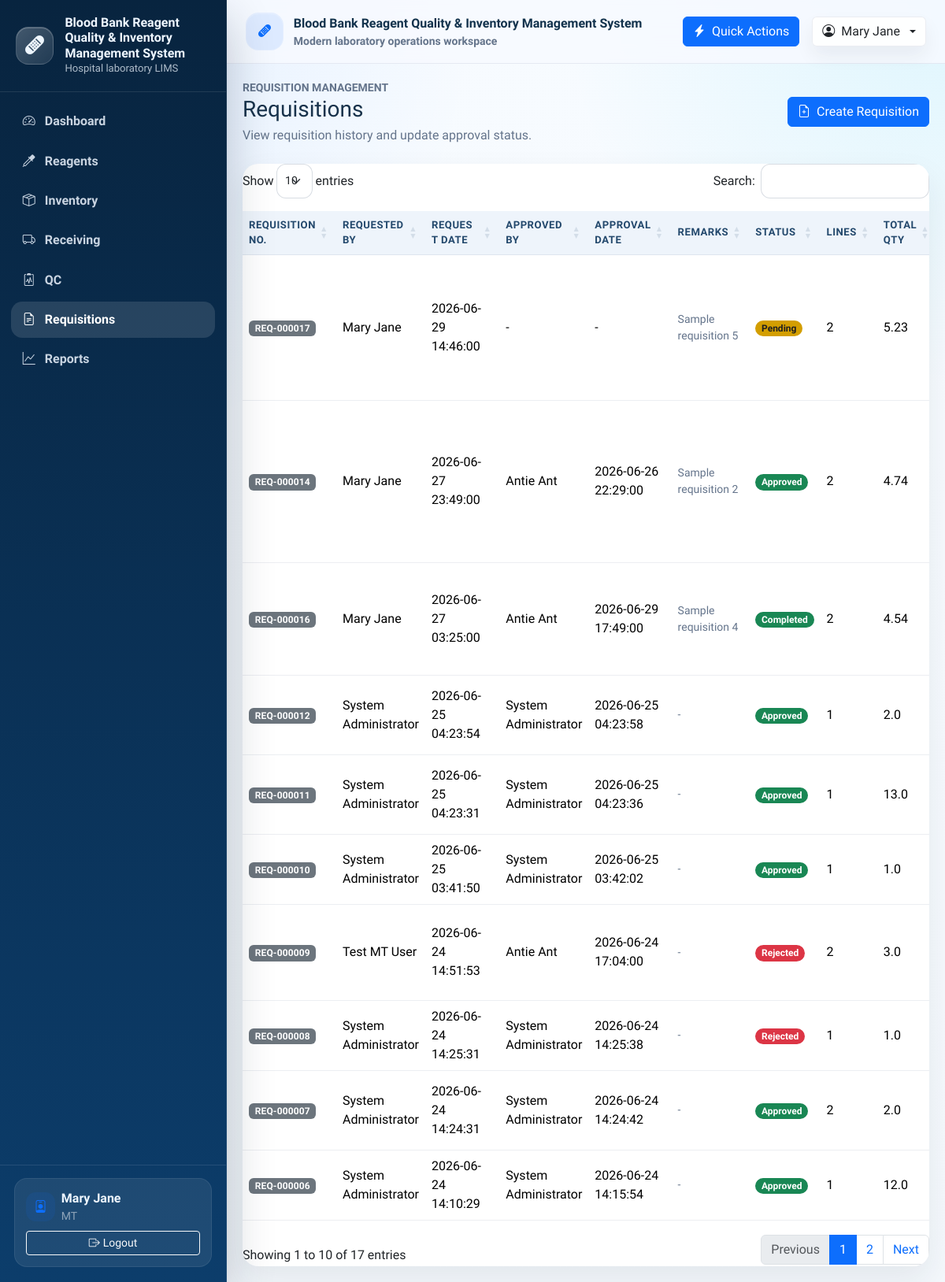
The app's page /requests (signed in) with its own data.
### tables this page shows
CREATE TABLE User (
    user_id INTEGER PRIMARY KEY AUTOINCREMENT,
    username TEXT NOT NULL UNIQUE,
    password_hash TEXT NOT NULL,
    full_name TEXT NOT NULL,
    email TEXT UNIQUE,
    role TEXT NOT NULL DEFAULT 'staff',
    is_active INTEGER NOT NULL DEFAULT 1 CHECK (is_active IN (0, 1)),
    created_at TEXT NOT NULL DEFAULT CURRENT_TIMESTAMP,
    updated_at TEXT
);

CREATE TABLE Requisition (
            requisition_id INTEGER PRIMARY KEY AUTOINCREMENT,
            request_date TEXT NOT NULL DEFAULT CURRENT_TIMESTAMP,
            status TEXT NOT NULL DEFAULT 'Pending',
            requested_by INTEGER NOT NULL,
            approved_by INTEGER,
            approval_date TEXT,
            remarks TEXT,
            created_at TEXT NOT NULL DEFAULT CURRENT_TIMESTAMP,
            updated_at TEXT,
            FOREIGN KEY (requested_by) REFERENCES User(user_id)
                ON UPDATE CASCADE
                ON DELETE RESTRICT,
            FOREIGN KEY (approved_by) REFERENCES User(user_id)
                ON UPDATE CASCADE
                ON DELETE SET NULL
        );

### controller.py (the view)
    @app.route("/requests")
    @login_required
    def request_history():
        return view.render_request_list(
            requests=model.request_history(),
            status_form=ReagentRequestStatusForm(),
        )

### forms.py
class ReagentRequestStatusForm(FlaskForm):
    status = SelectField(
        "Status",
        choices=[
            ("Pending", "Pending"),
            ("Approved", "Approved"),
            ("Rejected", "Rejected"),
            ("Completed", "Completed"),
        ],
        validators=[DataRequired()],
    )

### model.py (called while the page is built)
def get_db_connection():
    connection = sqlite3.connect(DATABASE_PATH)
    connection.row_factory = sqlite3.Row
    return connection

def get_logged_in_user(user_id):
    with get_db_connection() as connection:
        return connection.execute(
            "SELECT user_id, username, full_name, role FROM User WHERE user_id = ?",
            (user_id,),
        ).fetchone()

### view.py (called while the page is built)
def render_request_list(**context):
    return render_template("requests/list.html", **context)

### templates/requests/list.html (shortened to what this page needs)
{% extends "base.html" %}
{% import "_macros.html" as ui %}
{% block content %}
<div class="d-flex flex-column flex-md-row justify-content-between align-items-md-center gap-3 mb-4">
  <div>
    <div class="small text-uppercase text-muted fw-semibold">Requisition management</div>
    <h1 class="h3 mb-1">Requisitions</h1>
    <p class="text-muted mb-0">View requisition history and update approval status.</p>
  </div>
  <a class="btn btn-primary" href="{{ url_for('request_create') }}"><i class="bi bi-file-earmark-plus me-2"></i>Create Requisition</a>
</div>
<div class="card border-0">
  <div class="card-body p-0 table-wrapper">
    <div class="table-responsive">
      <table class="table table-hover align-middle" data-datatable="true" data-dt-actions="true">
        <thead>
          <tr>
            <th>Requisition No.</th>
            <th>Requested By</th>
            <th>Request Date</th>
            <th>Approved By</th>
            <th>Approval Date</th>
            <th>Remarks</th>
            <th>Status</th>
            <th>Lines</th>
            <th>Total Qty</th>
          </tr>
        </thead>
        <tbody>
          {% for request in requests %}
            <tr>
              <td><span class="badge status-badge status-neutral">{{ request.request_number }}</span></td>
              <td>{{ request.requested_by_name or "-" }}</td>
              <td>{{ request.request_date }}</td>
              <td>{{ request.approved_by_name or "-" }}</td>
              <td>{{ request.approval_date or "-" }}</td>
              <td class="small text-muted">{{ request.notes or "-" }}</td>
              <td>{{ ui.status_badge(request.status) }}</td>
              <td>{{ request.line_count }}</td>
              <td>{{ request.total_requested }}</td>
            </tr>
          {% else %}
            <tr>
              <td colspan="11" class="text-center text-muted py-4">No request history found.</td>
            </tr>
          {% endfor %}
        </tbody>
      </table>
    </div>
  </div>
</div>
{% endblock %}

### templates/base.html (shortened to what this page needs)
<!doctype html>
<html lang="en">
<head>
  <link href="https://cdn.jsdelivr.net/npm/bootstrap@5.3.3/dist/css/bootstrap.min.css" rel="stylesheet">
  <link href="https://cdn.jsdelivr.net/npm/bootstrap-icons@1.11.3/font/bootstrap-icons.min.css" rel="stylesheet">
  <link href="https://cdn.datatables.net/1.13.8/css/dataTables.bootstrap5.min.css" rel="stylesheet">
  <link href="https://cdn.datatables.net/buttons/2.4.2/css/buttons.bootstrap5.min.css" rel="stylesheet">
  <link href="{{ url_for('static', filename='css/app.css') }}" rel="stylesheet">
</head>
<body class="app-shell">
  {% include "navbar.html" %}
  <div class="app-main">
    <header class="topbar">
      <div class="topbar-inner container-fluid py-3 px-3 px-lg-4 d-flex align-items-center justify-content-between gap-3">
        <div class="d-flex align-items-center gap-3 min-w-0">
          <div class="topbar-title min-w-0">
            <div class="brand-mark bg-soft-primary">
              <i class="bi bi-bandaid-fill"></i>
            </div>
            <div class="min-w-0">
              <div class="text-truncate">Blood Bank Reagent Quality & Inventory Management System</div>
              <div class="small text-muted">Modern laboratory operations workspace</div>
            </div>
          </div>
        </div>
        <div class="d-flex align-items-center gap-2 gap-lg-3">
          {% if g.user %}
            <button class="btn btn-primary d-none d-md-inline-flex align-items-center gap-2" data-bs-toggle="modal" data-bs-target="#quickActionsModal">
              <i class="bi bi-lightning-charge-fill"></i>
              Quick Actions
            </button>
            <div class="dropdown">
              <button class="btn user-chip dropdown-toggle d-flex align-items-center gap-2" data-bs-toggle="dropdown" aria-expanded="false">
                <i class="bi bi-person-circle"></i>
                <span class="d-none d-md-inline">{{ g.user.full_name or g.user.username }}</span>
              </button>
            </div>
          {% else %}
            <a class="btn btn-outline-primary" href="{{ url_for('login') }}">
              <i class="bi bi-box-arrow-in-right me-1"></i>Login
            </a>
          {% endif %}
        </div>
      </div>
    </header>
    <main class="content">
      {% block content %}{% endblock %}
    </main>
  </div>
  <div class="toast-container position-fixed top-0 end-0 p-3">
  </div>
</body>
</html>

### templates/_macros.html (shortened to what this page needs)
{% macro status_badge(text) -%}
{% set value = (text or "")|trim|lower %}
{% if not value %}
  {% set badge = "status-neutral" %}
{% elif "pass" in value or "active" in value or "available" in value or "approved" in value or "completed" in value or "fulfilled" in value or "success" in value %}
  {% set badge = "status-success" %}
{% elif "pending" in value or "near expiry" in value or "draft" in value or "submitted" in value or "warning" in value %}
  {% set badge = "status-warning" %}
{% elif "low stock" in value or value == "low" or "near" in value or "expiring" in value %}
  {% set badge = "status-low" %}
{% elif "fail" in value or "expired" in value or "rejected" in value or "inactive" in value %}
  {% set badge = "status-danger" %}
{% else %}
  {% set badge = "status-neutral" %}
{% endif %}
<span class="badge rounded-pill {{ badge }}">{{ text }}</span>
{%- endmacro %}

### templates/navbar.html (shortened to what this page needs)
{% set nav_items = [
  ('dashboard', 'Dashboard', 'bi-speedometer2', 'dashboard'),
  ('reagent_list', 'Reagents', 'bi-eyedropper', 'reagent'),
  ('inventory_list', 'Inventory', 'bi-box-seam', 'inventory'),
  ('receiving_list', 'Receiving', 'bi-truck', 'receiving'),
  ('qc_list', 'QC', 'bi-clipboard2-pulse', 'qc'),
  ('request_history', 'Requisitions', 'bi-file-earmark-text', 'request'),
  ('audit_log', 'Audit Log', 'bi-journal-text', 'audit'),
  ('reports', 'Reports', 'bi-graph-up', 'reports'),
] %}
<aside class="sidebar d-none d-lg-flex">
  <div class="sidebar-brand">
    <div class="brand-mark">
      <i class="bi bi-bandaid-fill fs-4"></i>
    </div>
    <div>
      <div class="brand-title">Blood Bank Reagent Quality & Inventory Management System</div>
      <div class="brand-subtitle">Hospital laboratory LIMS</div>
    </div>
  </div>
  <nav class="sidebar-nav nav flex-column">
    <a class="nav-link {% if request.endpoint == 'dashboard' %}active{% endif %}" href="{{ url_for('dashboard') }}">
      <i class="bi bi-speedometer2"></i>
      <span>Dashboard</span>
    </a>
    {% if g.user %}
      {% for endpoint, label, icon, token in nav_items[1:] %}
        {% if endpoint != 'audit_log' or g.user.role in ['SUP', 'ADM'] %}
        <a class="nav-link {% if token in (request.endpoint or '') %}active{% endif %}" href="{{ url_for(endpoint) }}">
          <i class="bi {{ icon }}"></i>
          <span>{{ label }}</span>
        </a>
        {% endif %}
      {% endfor %}
    {% else %}
      <a class="nav-link {% if request.endpoint == 'login' %}active{% endif %}" href="{{ url_for('login') }}">
        <i class="bi bi-box-arrow-in-right"></i>
        <span>Login</span>
      </a>
    {% endif %}
  </nav>
  <div class="sidebar-footer">
    {% if g.user %}
      <div class="sidebar-user">
        <div class="d-flex align-items-center gap-2 mb-2">
          <div class="activity-dot bg-soft-primary">
            <i class="bi bi-person-badge"></i>
          </div>
          <div class="min-w-0">
            <div class="fw-semibold text-truncate">{{ g.user.full_name or g.user.username }}</div>
            <div class="small text-white-50 text-uppercase">{{ g.user.role or 'staff' }}</div>
          </div>
        </div>
        <a class="btn btn-outline-light btn-sm w-100" href="{{ url_for('logout') }}">
          <i class="bi bi-box-arrow-right me-1"></i>Logout
        </a>
      </div>
    {% else %}
      <div class="small text-white-50">
        Public dashboard access is available. Sign in to manage records.
      </div>
    {% endif %}
  </div>
</aside>

### static/css/app.css (style rules this page uses)
:root { --app-sidebar-width: 18rem; --app-bg: #f4f8fc; --app-surface: rgba(255, 255, 255, 0.92); --app-border: rgba(148, 163, 184, 0.18); --app-primary: #0d6efd; --app-primary-deep: #0b4fb3; --app-muted: #64748b; --app-success: #198754; --app-warning: #f0ad4e; --app-danger: #dc3545; --app-low: #fd7e14; --app-neutral: #6c757d; }
html, body { min-height: 100%; }
body { background: radial-gradient(circle at top left, rgba(13, 110, 253, 0.10), transparent 30%), radial-gradient(circle at top right, rgba(13, 202, 240, 0.10), transparent 24%), linear-gradient(180deg, #f7fbff 0%, var(--app-bg) 100%); color: #18324b; font-family: "Source Sans 3", "Segoe UI", "Helvetica Neue", sans-serif; }
.app-shell { min-height: 100vh; }
.sidebar { position: fixed; inset: 0 auto 0 0; width: var(--app-sidebar-width); background: linear-gradient(180deg, #08243f 0%, #0c3d6b 100%); color: #eef6ff; border-right: 1px solid rgba(255, 255, 255, 0.08); box-shadow: 0 24px 56px rgba(11, 31, 54, 0.24); z-index: 1030; display: flex; flex-direction: column; }
.sidebar-brand { display: flex; gap: 0.9rem; align-items: center; padding: 1.2rem 1.25rem; border-bottom: 1px solid rgba(255, 255, 255, 0.1); }
.brand-mark { width: 3rem; height: 3rem; border-radius: 1rem; display: grid; place-items: center; background: linear-gradient(135deg, rgba(255, 255, 255, 0.24), rgba(255, 255, 255, 0.10)); border: 1px solid rgba(255, 255, 255, 0.14); box-shadow: inset 0 1px 0 rgba(255, 255, 255, 0.24); flex: 0 0 auto; }
.brand-title { font-size: 1rem; line-height: 1.2; font-weight: 800; }
.brand-subtitle { font-size: 0.82rem; color: rgba(238, 246, 255, 0.72); }
.sidebar-nav { padding: 0.9rem; gap: 0.25rem; overflow-y: auto; }
.sidebar-nav .nav-link { color: rgba(238, 246, 255, 0.84); border-radius: 0.9rem; padding: 0.7rem 0.9rem; display: flex; align-items: center; gap: 0.75rem; font-weight: 600; }
.sidebar-nav .nav-link:hover, .sidebar-nav .nav-link.active { background: rgba(255, 255, 255, 0.12); color: #fff; }
.sidebar-footer { padding: 1rem 1.1rem 1.2rem; margin-top: auto; border-top: 1px solid rgba(255, 255, 255, 0.1); }
.sidebar-user { background: rgba(255, 255, 255, 0.08); border: 1px solid rgba(255, 255, 255, 0.08); border-radius: 1rem; padding: 0.85rem 0.9rem; }
.app-main { min-height: 100vh; }
@media (min-width: 992px) { .app-main { margin-left: var(--app-sidebar-width); } }
.topbar { position: sticky; top: 0; z-index: 1020; backdrop-filter: blur(14px); background: rgba(247, 250, 255, 0.84); border-bottom: 1px solid var(--app-border); }
.topbar-inner { min-height: 4.75rem; }
.topbar-title { display: flex; align-items: center; gap: 0.8rem; font-weight: 800; color: #12324c; }
.topbar-badge, .user-chip { border: 1px solid var(--app-border); background: rgba(255, 255, 255, 0.86); box-shadow: 0 12px 24px rgba(16, 24, 40, 0.06); }
.content { padding: 1.25rem; }
.card, .table, .modal-content, .offcanvas { border-color: var(--app-border); }
.card { box-shadow: 0 18px 40px rgba(20, 32, 52, 0.08); border-radius: 1.25rem; overflow: hidden; }
.bg-soft-primary { background: rgba(13, 110, 253, 0.10); color: var(--app-primary); }
.status-badge { color: #fff; font-weight: 700; letter-spacing: 0.01em; }
.status-success { background: var(--app-success); }
.status-warning { background: #d39e00; color: #1f1f1f; }
.status-danger { background: var(--app-danger); }
.status-neutral { background: var(--app-neutral); }
.table-wrapper { padding: 0; }
.table { margin-bottom: 0; }
.table thead th { background: #eef4fb; color: #24496d; font-size: 0.82rem; text-transform: uppercase; letter-spacing: 0.04em; border-bottom: 1px solid rgba(148, 163, 184, 0.18); }
.table td, .table th { vertical-align: middle; }
.breadcrumb, .text-muted { color: var(--app-muted) !important; }
.toast-container { z-index: 1090; }
.activity-dot { width: 2.3rem; height: 2.3rem; border-radius: 0.8rem; display: grid; place-items: center; }

### records on screen
User: user "Mary Jane", user "MT"
Requisition: request_number "REQ-000017", requested_by_name "Mary Jane", request_date "2026-06-29 14:46:00", approved_by_name "-", approval_date "-", remarks "Sample requisition 5", status "Pending", line_count "2", total_requested "5.23"
Requisition: request_number "REQ-000014", requested_by_name "Mary Jane", request_date "2026-06-27 23:49:00", approved_by_name "Antie Ant", approval_date "2026-06-26 22:29:00", remarks "Sample requisition 2", status "Approved", line_count "2", total_requested "4.74"
Requisition: request_number "REQ-000016", requested_by_name "Mary Jane", request_date "2026-06-27 03:25:00", approved_by_name "Antie Ant", approval_date "2026-06-29 17:49:00", remarks "Sample requisition 4", status "Completed", line_count "2", total_requested "4.54"
Requisition: request_number "REQ-000012", requested_by_name "System Administrator", request_date "2026-06-25 04:23:54", approved_by_name "System Administrator", approval_date "2026-06-25 04:23:58", remarks "-", status "Approved", line_count "1", total_requested "2.0"
Requisition: request_number "REQ-000011", requested_by_name "System Administrator", request_date "2026-06-25 04:23:31", approved_by_name "System Administrator", approval_date "2026-06-25 04:23:36", remarks "-", status "Approved", line_count "1", total_requested "13.0"
Requisition: request_number "REQ-000010", requested_by_name "System Administrator", request_date "2026-06-25 03:41:50", approved_by_name "System Administrator", approval_date "2026-06-25 03:42:02", remarks "-", status "Approved", line_count "1", total_requested "1.0"
Requisition: request_number "REQ-000009", requested_by_name "Test MT User", request_date "2026-06-24 14:51:53", approved_by_name "Antie Ant", approval_date "2026-06-24 17:04:00", remarks "-", status "Rejected", line_count "2", total_requested "3.0"
Requisition: request_number "REQ-000008", requested_by_name "System Administrator", request_date "2026-06-24 14:25:31", approved_by_name "System Administrator", approval_date "2026-06-24 14:25:38", remarks "-", status "Rejected", line_count "1", total_requested "1.0"
Requisition: request_number "REQ-000007", requested_by_name "System Administrator", request_date "2026-06-24 14:24:31", approved_by_name "System Administrator", approval_date "2026-06-24 14:24:42", remarks "-", status "Approved", line_count "2", total_requested "2.0"
Requisition: request_number "REQ-000006", requested_by_name "System Administrator", request_date "2026-06-24 14:10:29", approved_by_name "System Administrator", approval_date "2026-06-24 14:15:54", remarks "-", status "Approved", line_count "1", total_requested "12.0"

### other values on screen
{{ label }} "Reagents" "Inventory" "Receiving" "QC" "Requisitions" "Reports"
